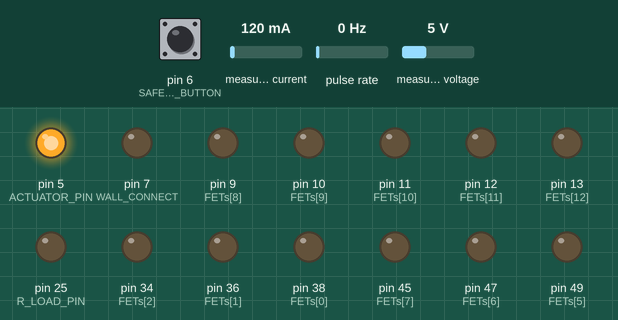
Simulated run of this sketch. Board: Arduino Mega 2560, built with avr-gcc and run on an emulated ATmega2560. Parts: output pins drawn as LEDs (lit = HIGH). Wiring (inferred from the names in the program): pulse sensor: data pin 2. The test bench sets the inputs (shaded band); at power-on: pin 6 (SAFETY_BUTTON) HIGH, pulse rate 0 Hz, measured current 120 mA, measured voltage 5 V. What the sketch prints to the serial monitor is not drawn.

Above: at 11.2 s.
11.3 s: pin 6 (SAFETY_BUTTON) pulled LOW for 1 s
20.3 s: pin 6 (SAFETY_BUTTON) pulled LOW for 1 s
31.9 s: pulse rate (sensor on pin 2) set to 50 Hz
Timing chart, 0 to 36.1 s (numbered marks = the images above; inputs shaded):
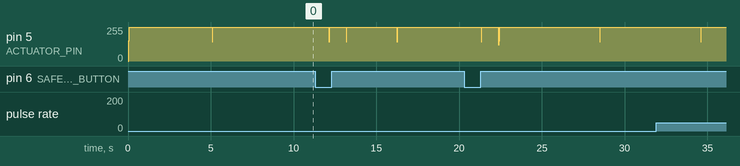

The sketch:

newfinalhswet.ino
```cpp
// Updated 04/17/2025
// Turbine automated power collection code
// With control loop but no safety system yet
// Updated 5/14/2025
// its just mirabel code excpet no variable load and also constant pitch value

#include <Adafruit_INA260.h>
#include "resistor_lookup.h"
Adafruit_INA260 ina260 = Adafruit_INA260();
int r_loads[] = {2, 5, 10, 15, 20, 25, 30};
int dataLoggingInterval = 250;
int settingLoggingInterval = 5000;
int pitchPositionHoldTime = 5000;
long previousSettingTime = 0;
long currentTime = 0;
long previousTime = 0;
int positions[] = {1100, 1150, 1180, 1200, 1250, 1300, 1350, 1400, 1450};
unsigned long previousDataTime = 0;
int i = 0;  // pitch index
int j = 0;  // r_load index
int state_emergency = 0;
int previous_emergency = 0;
const int settingHoldTime = 5000;

bool skipFirstMeasurement = false;

// [DON'T CHANGE] Encoder Variables for RPM measurements
const int ENCODER_PIN = 2;
const int ACTUATOR_PIN = 5;

// [TODO] R_LOAD and safety system stuff: not implemented yet
const int R_LOAD_PIN = 25;
const int SAFETY_BUTTON = 6;
const int WALL_CONNECT = 7;


double rpm = 0;
double eventsPerRevolution = 2*48;
volatile int counter = 0;

const int NUM_FETS = 13;
const int FETs[NUM_FETS] = {38, 36, 34, 53, 51, 49, 47, 45, 9, 10, 11, 12, 13};


// Rated power variables [TODO]
int maxRpm = 20; //this will be ~20 below the rpm that we were able to achive at the correct pitch at 11m/s

const int minPitch = 1150; //the selected power generation pitch
const int featheredPitch = 1150; //the pitch where blades are feathered

// [INPUT] RPM control loop variables. _HIGH and _LOW can be different, to be determined through experiments
// _HIGH means RPM is too high. the "10" changes the pitch accordingly.
// _LOW means RPM is too low. the "8" changes the pitch accordingly.
// Smaller values means more optimized power outputs, but more potential for error/slow adjustment
const int RPM_MARGIN_HIGH = 10;
const int RPM_MARGIN_LOW = 8;

// [INPUT] [TODO] TEST THESE DURING TUNNEL TESTS
// These are probably fine. But the pitches changes by 2 and 1, respectively, for control loop
// After these look good, you should stop changing them.
const int PITCH_INCREMENT_DOWN = 2;
const int PITCH_INCREMENT_UP = 1;

int currentPitchDeviation = 0;

// 0 for normal operation, 1 for emergency/stopped positions
int prev_state_emergency = 1;

int load_setting = 0;
int prev_backup = 1;

struct SensorData {
    float voltage;
    float current;
    float power;
    float rpm;
    float pitch;
    float load_setting; // need to add resistanceMeasured too
    float r_measured;
  };

// put your setup code here, to run once:
void setup() {
  Serial.begin(115200);

  pinMode(ENCODER_PIN, INPUT_PULLUP);
  attachInterrupt(digitalPinToInterrupt(ENCODER_PIN), updateEncoder, CHANGE);

  pinMode(R_LOAD_PIN, OUTPUT);
  analogWrite(R_LOAD_PIN, load_setting);

  // Set up the INA260 power sensor chip
  if (!ina260.begin()) {
    Serial.println("Couldn't find INA260 chip");
    while (1);
  }

  pinMode(SAFETY_BUTTON, INPUT_PULLUP);


  // linear actuator
  pinMode(ACTUATOR_PIN, OUTPUT);

  // start at feathered position
  brake_tasks();
    Serial.begin(115200);
  pinMode(ENCODER_PIN, INPUT_PULLUP);
  attachInterrupt(digitalPinToInterrupt(ENCODER_PIN), updateEncoder, CHANGE);

  pinMode(R_LOAD_PIN, OUTPUT);
  pinMode(SAFETY_BUTTON, INPUT_PULLUP);
  pinMode(ACTUATOR_PIN, OUTPUT);
  pinMode(WALL_CONNECT, OUTPUT);

  for (int i = 0; i < NUM_FETS; i++) {
    pinMode(FETs[i], OUTPUT);
    digitalWrite(FETs[i], LOW);
  }

  if (!ina260.begin()) {
    Serial.println("Couldn't find INA260 chip");
    while (1);
  }

  // Initial resistance setup -----------------------------
  //applyBestResistance(r_loads[j]);
  // ------------------------------------------------------

  linActNewPos(positions[1]);
  delay(settingHoldTime);
  previousDataTime = millis();
  previousSettingTime = millis();
}

void loop() {
    unsigned long now = millis();

  if (now - previousDataTime >= dataLoggingInterval) {
    rpm = counter * 60000.0 / dataLoggingInterval / eventsPerRevolution;

    if (!skipFirstMeasurement) {
      SensorData data;
      data.voltage = ina260.readBusVoltage() / 1000.0;
      data.current = ina260.readCurrent() / 1000.0;
      data.power = ina260.readPower() / 1000.0;
      data.rpm = rpm;
      data.pitch = positions[1];
      data.load_setting = r_loads[j];
      data.r_measured = (data.current > 1e-6) ? (data.voltage / data.current) : -1;

      Serial.write((uint8_t*)&data, sizeof(data));

    } else {
      skipFirstMeasurement = false;
    }

    counter = 0;
    previousDataTime = now;
  }

  // ------------------- SAFETY ------------------------------------
  int safetySignal = digitalRead(SAFETY_BUTTON); // read safety pin
  if ((safetySignal) == HIGH) {
    state_emergency = 0; // everything is connect, proceed
  } else {
    state_emergency = 1; // button has been pressed
  }

  if (state_emergency == 0 && previous_emergency != 0) {
    Serial.println("Restart tasks");
    linActNewPos(minPitch);
    previous_emergency = state_emergency;
  } else if ( state_emergency == 1 && previous_emergency != 1) {
    Serial.println("Brake tasks");
    linActNewPos(featheredPitch);
    previous_emergency = state_emergency;
  }

  setLoadControl(counter, safetySignal);
  // ----------------------------------------------------------------

  if (now - previousSettingTime >= settingHoldTime) {
    i++;
    if (i >= sizeof(positions) / sizeof(int)) {
      i = 0;
      j++;

      if (j >= sizeof(r_loads) / sizeof(int)) {
        SensorData data = {-1, -1, -1, -1, -1, -1, -1};
        Serial.write((uint8_t*)&data, sizeof(data));
        return;
      }

      // THIS IS THE NEW RESISTANCE CODE. SEE HELPER FUNCTION WITH CTRL + F -------------
      //applyBestResistance(r_loads[j]);
      // --------------------------------------------------------------------------------
    }

    linActNewPos(positions[1]);
    skipFirstMeasurement = true;
    previousSettingTime = millis();
  }
}


// ------------------------------------------------------------
// [HELPER FUNCTIONS] These are not to be changed unless you know what you're doing

// [NEW THIS YEAR] NEED TO ADD VARIABLE LOAD STUFF. LAST YEAR THERE"S NO VARIABLE LOAD.
// ------------------------------------------------------------


// -------------- INSERT ALL THE setR() function stuff here ----------- // ALSO ADD THE R_TARGET.CPP header files

void updateEncoder() {
  counter++;
}


int getCurrent() {
  double I = 0;
  double samples = 4;
  double samples2 = 25;
  for (int i = 0; i < samples2; i++) {
    for (int i = 0; i < samples; i++) {
      I += ina260.readCurrent();
    }
  }
  return (int)(I / samples / samples2);
}

int getVoltage() {
  double V = 0;
  double samples = 4;
  double samples2 = 50;
  for (int i = 0; i < samples2; i++) {
    for (int i = 0; i < samples; i++) {
      V += ina260.readBusVoltage();
    }
  }
  return (int)(V / samples / samples2);
}

void brake() {
  state_emergency = 1;
}


// [TODO] MIRABEL UPDATE THIS
void brake_tasks() {
  Serial.println("Brake tasks");
  linActNewPos(featheredPitch);
  delay(5000);

}

void restart() {
  state_emergency = 0;
}


// [TODO] MIRABEL UPDATE THIS FOR SAFETY ----------------------
void restart_tasks() {
    Serial.println("Restart tasks");
  linActNewPos(1150);
  delay(15000);
}
// ------------------------------------------------------------

void pitchNewDeviation(int deviation) {
  if (deviation < 0) {
    deviation = 0;
  }
  linActNewPos(1150);
}


void linActNewPos(int interval) {
  long timer = 0;
  bool state = 1;
  for (int i = 0; i < 10000; i++) {
    if (micros() > timer) {
      timer = micros() + interval;
      state = !state;
      digitalWrite(ACTUATOR_PIN, state);
    }
  }
}


// ----------------- NEW: VARIABLE LOAD ---------------------------


void applyBitstring(uint16_t bitstring) {
  for (int i = 3; i < 16; ++i) {
    int index = i - 3;
    bool state = ((bitstring >> (15 - i)) & 0x01);
    if (index >= 0 && index < NUM_FETS)
      digitalWrite(FETs[index], state ? HIGH : LOW);
  }
}


// ----------------- [BEGIN] NEW VARIABLE LOAD ---------------------------

void applyBestResistance(float targetR) {
  float best_diff = 1e9;
  uint16_t best_mask = 0;

  for (int k = 0; k < 543; ++k) {
    float diff = abs(targetR - resistorLookup[k].resistance);
    if (diff < best_diff) {
      best_diff = diff;
      best_mask = resistorLookup[k].mask;
    }
  }

  applyBitstring(best_mask);
  delay(100);

}
// ------------------ [END] VARIABLE LOAD ------------------

// ------------------ NEW: SAFEETY -----------------------------

void disconnectLoad() {
  digitalWrite(R_LOAD_PIN, LOW);
  delay(1000);
  Serial.print("Residual current: ");
  Serial.println(ina260.readCurrent() / 1000.0);
}

void setLoadControl(int counter, int safety_sig) {
  bool RPM;


  if (counter >= 50) {
    RPM = 1;
  } else {
    RPM = 0;
  }

  if (RPM & safety_sig) {

    digitalWrite(R_LOAD_PIN, HIGH);
  } else {

    disconnectLoad();
  }
}
// -----------------------------------------------------------
```

resistor_lookup.h
```cpp
#ifndef RESISTOR_LOOKUP_H
#define RESISTOR_LOOKUP_H

#include <stdint.h>

// Structure holding the combination mask and its effective resistance (in ohms).
struct ResistorCombination {
  uint16_t mask;      // Each bit indicates whether a resistor is connected.
  float resistance;   // Effective parallel resistance in ohms.
};

// Declaration only – no initializer here
extern const ResistorCombination resistorLookup[543];

#endif // RESISTOR_LOOKUP_H
```

Source omitted: resistor_lookup.cpp (17035 bytes)
